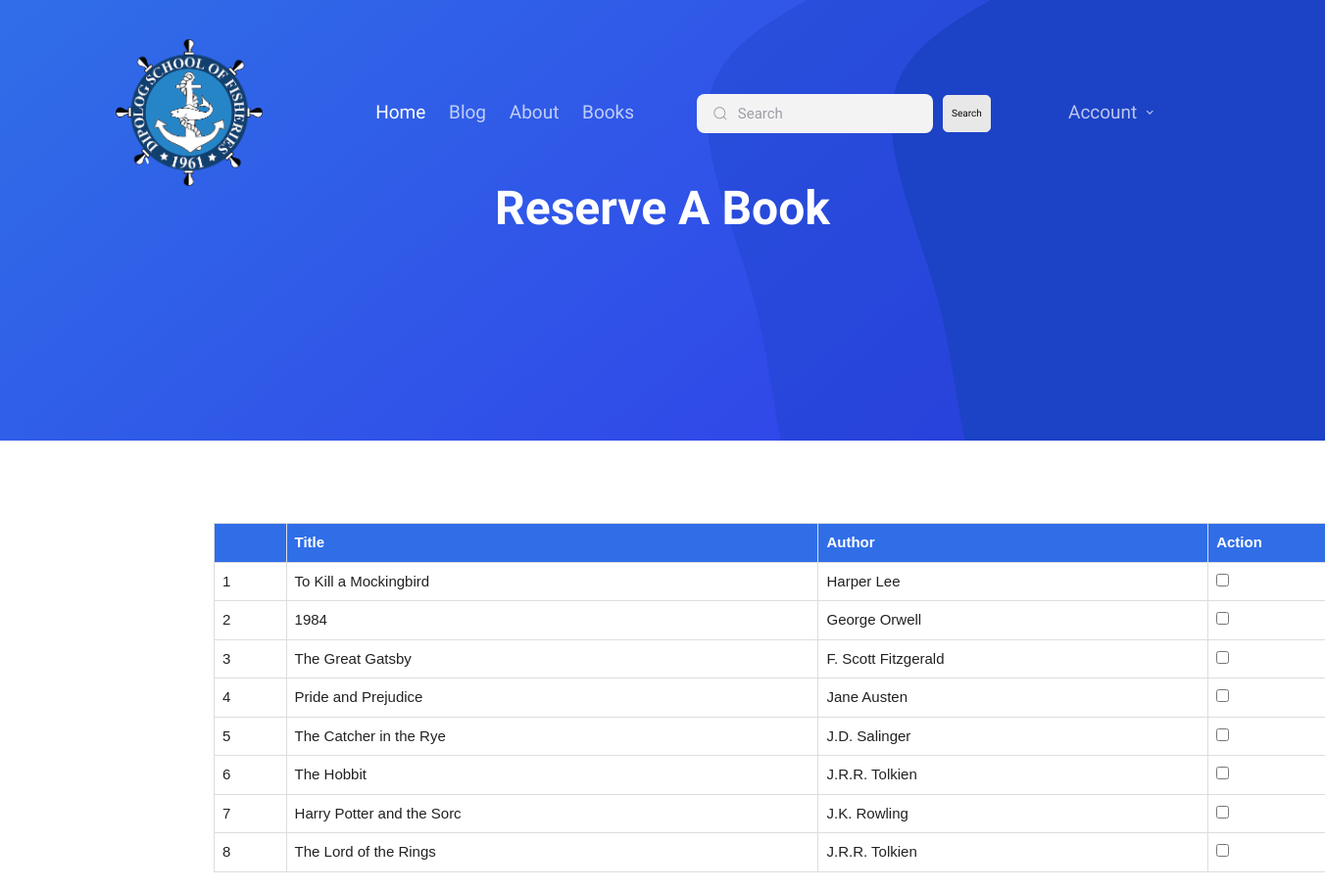
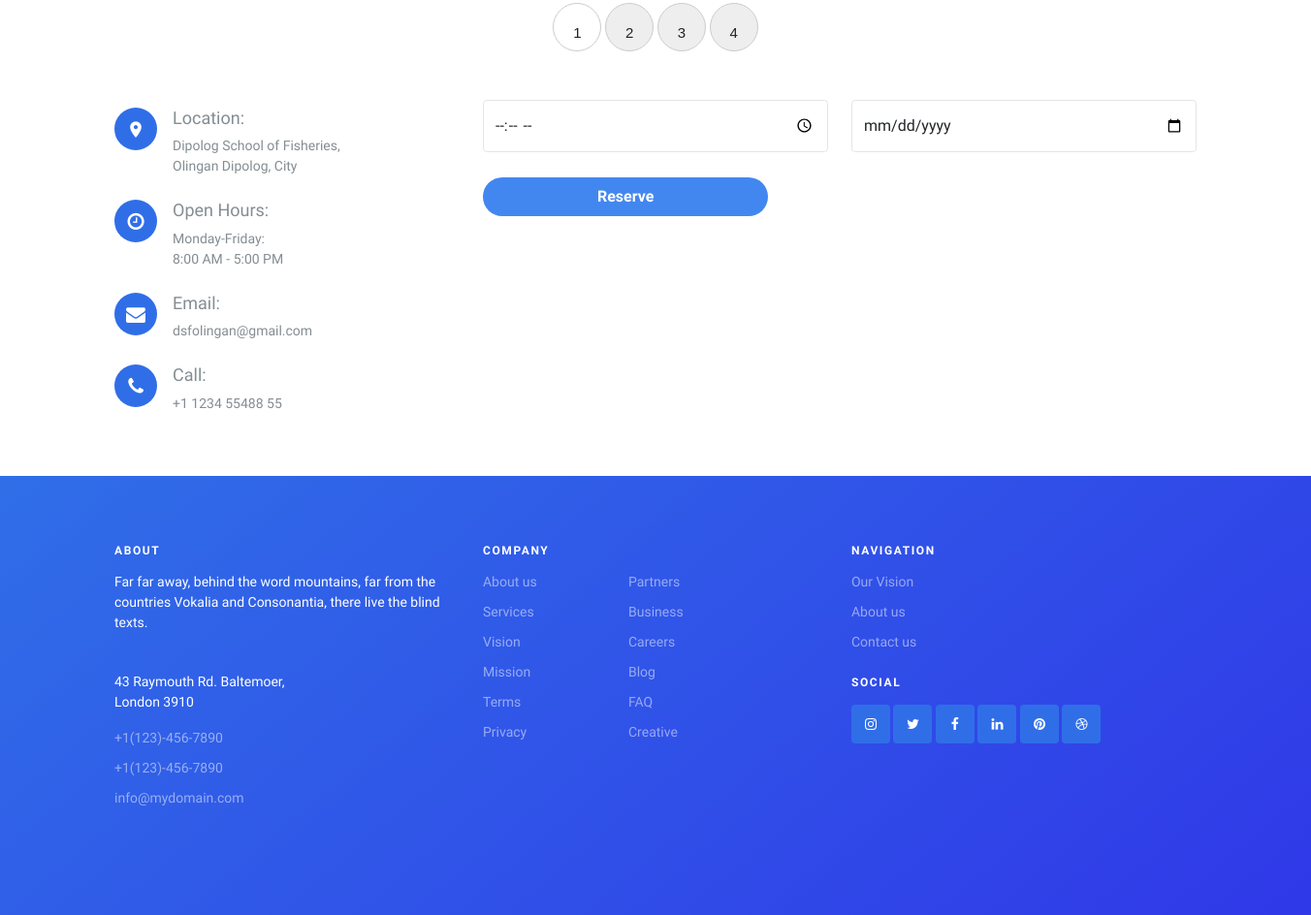
Screenshot of /books.php (signed in) with the database file from the repository (2 pictures, top to bottom).
### tables this page shows
CREATE TABLE booklist (
    book_id INT AUTO_INCREMENT PRIMARY KEY,
    title VARCHAR(25) NOT NULL,
    author VARCHAR(25) NOT NULL,
    about VARCHAR(300) NOT NULL,
    status VARCHAR(25) DEFAULT 'available'
     );

### books.php (the view, shortened to what this page needs)
<!doctype html>
<html lang="en">
<head>
	<link rel="stylesheet" href="fonts/icomoon/style.css">
	<link rel="stylesheet" href="fonts/flaticon/font/flaticon.css">
	<link rel="stylesheet" href="https://cdn.jsdelivr.net/npm/bootstrap-icons@1.8.1/font/bootstrap-icons.css">
	<link rel="stylesheet" href="css/tiny-slider.css">
	<link rel="stylesheet" href="css/aos.css">
	<link rel="stylesheet" href="css/glightbox.min.css">
	<link rel="stylesheet" href="css/style.css">
	<link rel="stylesheet" href="css/style2.css">
	<link rel="stylesheet" href="css/flatpickr.min.css">
</head>
<body>
	<nav class="site-nav">
		<div class="container">
			<div class="menu-bg-wrap">
				<div class="site-navigation">
					<div class="row g-0 align-items-center">
					<div class="col-2">
							<a href="index.php" class="logo" >
								<img src="images/logo.png" alt="" width="150px" height="150px">
							</a>
						</div>
						<div class="col-8 text-center ">
							<ul class="js-clone-nav d-none d-lg-inline-block text-start site-menu mx-auto">
								<li class="active"><a href="index.php">Home</a></li>
								<li><a href="blog.php">Blog</a></li>
								<li><a href="about.php">About</a></li>
								<li><a href="Books.php">Books</a></li>
								<li><div class="group">
												 <input class="input" type="search" id="searchInput" placeholder="Search">
 												   <button type="button" class="button1" onclick="searchAndHighlight()">Search</button>
								</div></li>
							</ul>
						</div>
								<div class="col-2 text-end">
									<div class="accouont">
									<div class="col-8 text-center ">
										<ul class="js-clone-nav d-none d-lg-inline-block text-start site-menu mx-auto">
											<li class="has-children">
												<a href="">Account</a>
											</li>
										</ul>
									</div>
								</div>
							  </div>
						</div>
					</div>
				</div>
			</div>
	</nav>
	<div class="hero overlay inner-page">
    <img src="images/blob.svg" alt="" class="img-fluid blob">
    <div class="container">
      <div class="row align-items-center justify-content-center text-center pt-5">
        <div class="col-lg-6">
          <h1 class="heading text-white mb-3" data-aos="fade-up" >Reserve A Book</h1>
					<form action="" method="post">
			    </div>
			</div>
		</div>
	</div>
	<div class="section">
		<div class="container">
		<table cellspacing="0" cellpadding="2" id="book-table" >
<thead>
	<tr>
		<th>  </th>
		<th> Title </th>
		<th> Author </th>
		<th> Action </th>
	</tr>
</thead></center>
<tbody>
<?php
include('conn.php');
if (isset($_GET["page"])) {
    $page = $_GET["page"];
} else {
    $page = 1;
}
$start_from = ($page - 1) * 8;
$sql = "SELECT * FROM booklist WHERE status='available' ORDER BY book_id ASC LIMIT $start_from, 8";
$result = $con->prepare($sql);
$result->execute();
while ($row = $result->fetch()) {
?>
    <tr class="record">
        <td><?php echo $row['book_id']; ?></td>
		<td><?php echo $row['title']; ?></td>
        <td><?php echo $row['author']; ?></td>
        <td>
            <input type="checkbox" name="selected_books[]" value="<?php echo $row['book_id']; ?>">
        </td>
    </tr>
<?php
}
?>
</tbody>
</table>
<div class="custom-navigation"  id="pagination">
	<?php
	$result = $con->prepare("SELECT COUNT(book_id) FROM booklist");
	$result->execute();
	$row = $result->fetch();
	$total_records = $row[0];
	$total_pages = ceil($total_records / 5);
	for ($i=1; $i<=$total_pages; $i++) {
				echo "<a href='books.php?page=".$i."'";
				if($page==$i)
				{
				echo "id=active";
				}
				echo ">";
				echo "".$i."</a> ";
	};
	?>
</div>
			<div class="row">
				<div class="col-lg-4 mb-5 mb-lg-0" data-aos="fade-up" data-aos-delay="100">
					<div class="contact-info">
						<div class="address mt-2">
							<i class="icon-room"></i>
							<h4 class="mb-2">Location:</h4>
							<p>Dipolog School of Fisheries,<br> Olingan Dipolog, City</p>
						</div>
						<div class="open-hours mt-4">
							<i class="icon-clock-o"></i>
							<h4 class="mb-2">Open Hours:</h4>
							<p>
								Monday-Friday:<br>
								8:00 AM - 5:00 PM
							</p>
						</div>
						<div class="email mt-4">
							<i class="icon-envelope"></i>
							<h4 class="mb-2">Email:</h4>
							<p>dsfolingan@gmail.com</p>
						</div>
						<div class="phone mt-4">
							<i class="icon-phone"></i>
							<h4 class="mb-2">Call:</h4>
							<p>+1 1234 55488 55</p>
						</div>
					</div>
				</div>
				<div class="col-lg-8" data-aos="fade-up" data-aos-delay="200">
						<div class="row">
							<div class="col-6 mb-3">
								<input type="time" class="form-control" name="timess" placeholder="TIME">
							</div>
							<div class="col-6 mb-3">
								<input type="date" class="form-control" name="dates" placeholder="DATE">
							</div>
							<div class="col-12">
							<button class="button2" type="submit" value="submit" name="submit">Reserve</button>
							</div>
						</div>
			</div>
			</div>
		</div>
	</div>
	<div class="site-footer">
		<div class="container">
			<div class="row">
				<div class="col-lg-4">
					<div class="widget">
						<h3>About</h3>
						<p>Far far away, behind the word mountains, far from the countries Vokalia and Consonantia, there live the blind texts.</p>
					</div>
					<div class="widget">
						<address>43 Raymouth Rd. Baltemoer, <br> London 3910</address>
						<ul class="list-unstyled links">
							<li><a href="tel://11234567890">+1(123)-456-7890</a></li>
							<li><a href="tel://11234567890">+1(123)-456-7890</a></li>
							<li><a href="mailto:info@mydomain.com">info@mydomain.com</a></li>
						</ul>
					</div>
				</div>
				<div class="col-lg-4">
					<div class="widget">
						<h3>Company</h3>
						<ul class="list-unstyled float-start links">
							<li><a href="#">About us</a></li>
							<li><a href="#">Services</a></li>
							<li><a href="#">Vision</a></li>
							<li><a href="#">Mission</a></li>
							<li><a href="#">Terms</a></li>
							<li><a href="#">Privacy</a></li>
						</ul>
						<ul class="list-unstyled float-start links">
							<li><a href="#">Partners</a></li>
							<li><a href="#">Business</a></li>
							<li><a href="#">Careers</a></li>
							<li><a href="#">Blog</a></li>
							<li><a href="#">FAQ</a></li>
							<li><a href="#">Creative</a></li>
						</ul>
					</div>
				</div>
				<div class="col-lg-4">
					<div class="widget">
						<h3>Navigation</h3>
						<ul class="list-unstyled links mb-4">
							<li><a href="#">Our Vision</a></li>
							<li><a href="#">About us</a></li>
							<li><a href="#">Contact us</a></li>
						</ul>
						<h3>Social</h3>
						<ul class="list-unstyled social">
							<li><a href="#"><span class="icon-instagram"></span></a></li>
							<li><a href="#"><span class="icon-twitter"></span></a></li>
							<li><a href="#"><span class="icon-facebook"></span></a></li>
							<li><a href="#"><span class="icon-linkedin"></span></a></li>
							<li><a href="#"><span class="icon-pinterest"></span></a></li>
							<li><a href="#"><span class="icon-dribbble"></span></a></li>
						</ul>
					</div>
				</div>
			</div>
      </div>
    </div>
  </body>
  </html>

### css/style2.css (style rules this page uses)
.group { display: flex; line-height: 28px; align-items: center; position: relative; width: 350px; }
.input { width: 100%; height: 40px; line-height: 28px; padding: 0 1rem; padding-left: 2.5rem; border: 2px solid transparent; border-radius: 8px; outline: none; background-color: #f3f3f4; color: #0d0c22; transition: 0.3s ease; margin-left: 50px; margin-right: 10px; }
.input::placeholder { color: #9e9ea7; }
.icon { margin-left: 50px; position: absolute; left: 1rem; fill: #9e9ea7; width: 1rem; height: 1rem; }
form { display: flex; align-items: center; flex-direction: column; padding: 32px 24px 24px; gap: 16px; text-align: center; }
.button2 { background-color: #4287ef; color: white; width: 40%; height: 40px; padding-top: 8px; padding-bottom: 8px; border: 0; overflow: hidden; border-radius: 25px; font-size: 1rem; font-weight: 600; cursor: pointer; transition: all 1s ease-in-out; }
.button1 { color: #090909; padding: 4px 8px; font-size: 10px; border-radius: 0.5em; background: #e8e8e8; cursor: pointer; border: 1px solid #e8e8e8; transition: all 0.3s; }
table { font-family: arial, sans-serif; border-collapse: collapse; width: 100%; }
td, th { border: 1px solid #dddddd; text-align: left; padding: 8px; }

### books.php (style rules this page uses)
table { width: 1200px; border-collapse: collapse; margin-top: 20px; margin-left: 100px; }
th { background-color: #306EE8; border: 1px solid #ddd; padding: 8px; text-align: left; color: #fff; }
td { border: 1px solid #ddd; padding: 8px; background-color: #fff; color: #222222; }
tr { background-color: #f2f2f2; }
#pagination { text-align: center; margin-top: 20px; }
#pagination a { border: 1px solid #CCCCCC; padding: 5px 10px; font-family: arial; text-decoration: none; background: none repeat scroll 0 0 #EEEEEE; color: #222222; }
a#active { background-color: #FFFFFF; }
.custom-navigation { margin-bottom: 50px; }

### rows the page displays
booklist: book_id "1", title "To Kill a Mockingbird", author "Harper Lee"
booklist: book_id "2", title "1984", author "George Orwell"
booklist: book_id "3", title "The Great Gatsby", author "F. Scott Fitzgerald"
booklist: book_id "4", title "Pride and Prejudice", author "Jane Austen"
booklist: book_id "5", title "The Catcher in the Rye", author "J.D. Salinger"
booklist: book_id "6", title "The Hobbit", author "J.R.R. Tolkien"
booklist: book_id "7", title "Harry Potter and the Sorc", author "J.K. Rowling"
booklist: book_id "8", title "The Lord of the Rings", author "J.R.R. Tolkien"
